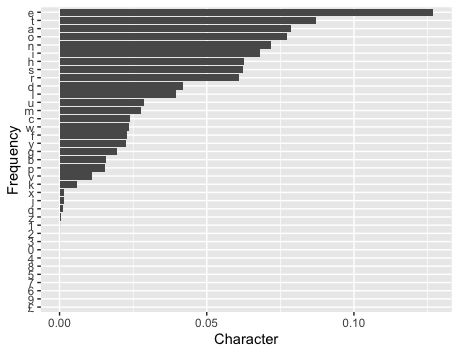

The script that drew this image:
library(tidytext)
library(gutenbergr)


df <- gutenberg_download(1661)
df <- austen_books()
df %>%
  select(text) %>%
  dplyr::filter(length(text) > 0) %>%
  unnest_tokens(characters, text, token = 'characters') %>%
  count(characters) %>%
  mutate(frequency = n / sum(n)) %>%
  arrange(desc(n)) %>%
  ggplot(aes(x = reorder(characters, frequency), y = frequency)) +
    geom_col() +
    coord_flip() +
    labs(x = 'Frequency', y = 'Character')
